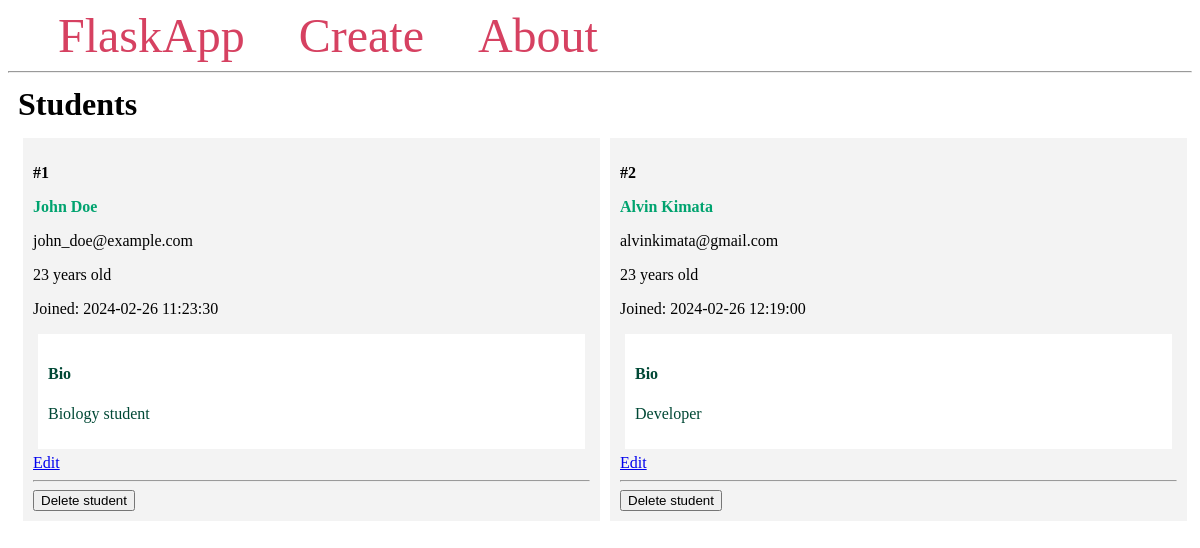
The page / on the database its author committed.
### app.py (models this page shows, shortened)
class Student(db.Model):
    id = db.Column(db.Integer, primary_key = True)
    firstname = db.Column(db.String(100), nullable = False)
    lastname = db.Column(db.String(100), nullable = False)
    email = db.Column(db.String(80), unique = True, nullable = False)
    age = db.Column(db.Integer)
    created_at = db.Column(db.DateTime(timezone = True), server_default = func.now())
    bio = db.Column(db.Text)

### app.py (the view)
@app.route("/")
def index():
    students = Student.query.all()
    return render_template('index.html', students = students)

### templates/index.html
{% extends 'base.html' %}
{% block content %}
<h1 class="title">{% block title%}Students {%endblock%}</h1>
<div class="content">
    {% for student in students %}
        <div class="student">
            <p><b>#{{ student.id }}</b></p>
            <b>
                <p class="name">
                    <a href="{{ url_for('student', student_id = student.id)}}">
                        {{student.firstname}} {{ student.lastname }}
                    </a>
                </p>
            </b>
            <p>{{ student.email }}</p>
            <p>{{ student.age }} years old</p>
            <p>Joined: {{ student.created_at }}</p>
            <div class="bio">
                <h4>Bio</h4>
                <p>{{ student.bio }}</p>
            </div>
            <a href="{{ url_for('edit', student_id = student.id)}}">Edit</a>
            <hr>
            <form method="POST"
                action="{{ url_for('delete', student_id = student.id) }}">
                <input type="submit" value="Delete student"
                onclick="return confirm('Are you sure you want to delete this entry?')">
            </form>
        </div>
    {% endfor %}
</div>
{% endblock %}

### templates/base.html (shortened to what this page needs)
<!DOCTYPE html>
<html lang="en">
<head>
</head>
<body>
    <nav>
        <a href="{{ url_for('index') }}">FlaskApp</a>
        <a href="{{ url_for('create') }}">Create</a>
        <a href="#">About</a>
    </nav>
    <hr>
    <div class="content">
        {% block content %} {% endblock %}
    </div>
</body>

### templates/base.html (style rules this page uses)
.title { margin: 5px; }
.content { margin: 5px; width: 100%; display: flex; flex-direction: row; flex-wrap: wrap; }
.student { flex: 20%; padding: 10px; margin: 5px; background-color: #f3f3f3; inline-size: 100%; }
.bio { padding: 10px; margin: 5px; background-color: #ffffff; color: #004835; }
.name a { color: #00a36f; text-decoration: none; }
nav a { color: #d64161; font-size: 3em; margin-left: 50px; text-decoration: none; }

### rows shown on the page
Student: id "1", firstname "John", lastname "Doe", email "john_doe@example.com", age "23", created_at "2024-02-26 11:23:30", bio "Biology student"
Student: id "2", firstname "Alvin", lastname "Kimata", email "alvinkimata@gmail.com", age "23", created_at "2024-02-26 12:19:00", bio "Developer"
